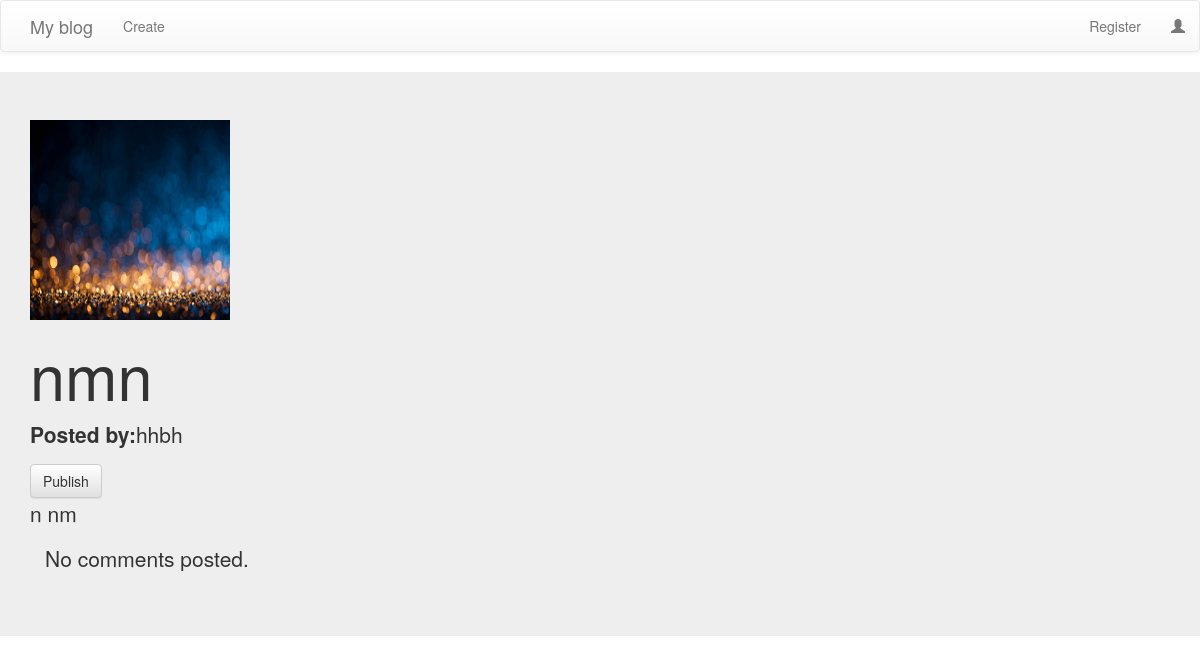
The app's page /blog/detail/12, older data.
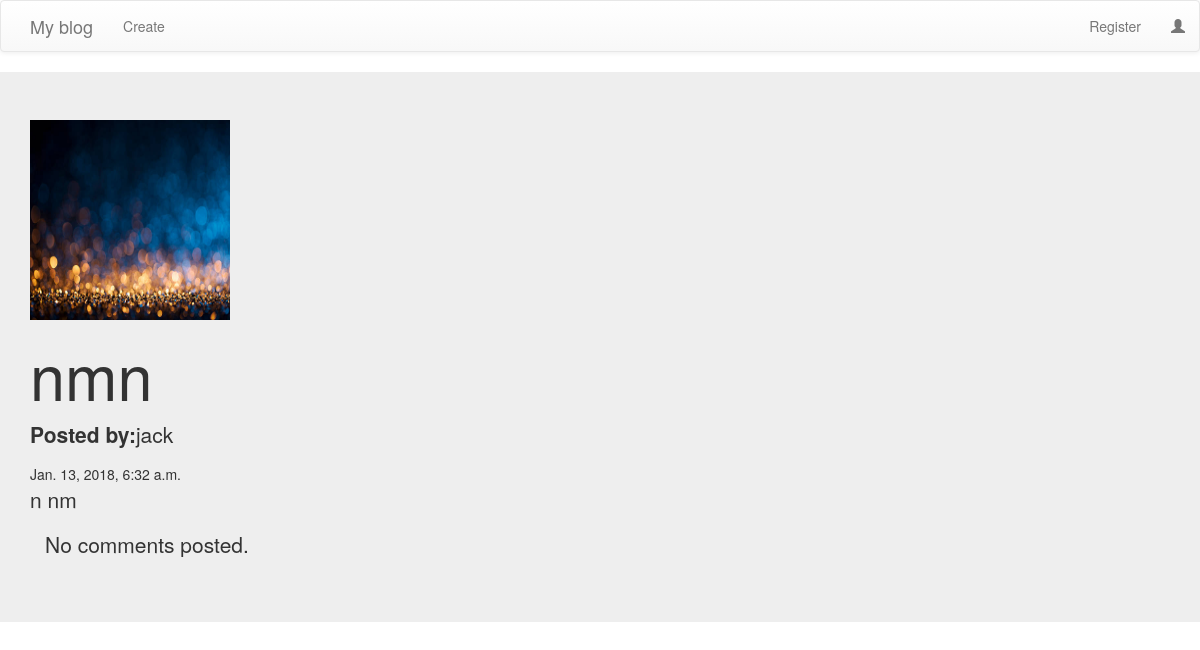
The same page, newer data.
### myblog/models.py (models this page shows, shortened)
class Post(models.Model):
    author = models.CharField(max_length=128)
    title = models.CharField(max_length=256)
    text = models.TextField()
    created_date = models.DateTimeField(default=timezone.now)
    published_date = models.DateTimeField(blank=True, null=True)
    image = models.ImageField(blank=True,default='1.jpg')

### myblog/views.py (the view)
# urls.py: url(r'^detail/(?P<pk>\d+)$',views.PostDetailView.as_view(),name="post_detail"),
class PostDetailView(DetailView):
    model = Post
    template_name = 'myblog/post_detail.html'

### myblog/templates/myblog/post_detail.html
{% extends 'myblog/base_html.html' %}
{% block body_block %}
<div class="jumbotron">
  <div class="container">
    <div class="post">
      <img src="{{ post.image.url }}" alt="una" style="width: 200px; height: 200px;">
    </div>
    <h1 class='posttitle loader'>{{ post.title }}</h1>
    <p><strong>Posted by:</strong>{{ post.author }}</p>
    {% if post.published_date %}
        <div class="date postdate">
            {{ post.published_date }}
        </div>
    {% else %}
        <a class="btn btn-default" href="{% url 'myblog:post_publish' pk=post.pk %}">Publish</a>
    {% endif %}
    <p class='postcontent' >{{ post.text|safe|linebreaksbr }}</p>
    <div class="container">
    {% for comment in post.comments.all %}
    <br>
    {% if user.is_authenticated or comment.approved_comment %}
          {{ comment.created_date }}
      <p>{{ comment.text|safe|linebreaks }}</p>
      <p>Posted by: <strong>{{ comment.author }}</strong></p>
    {% endif %}
    {% empty %}
    <p>No comments posted.</p>
    {% endfor %}
    </div>
  </div>
</div>
{% endblock %}

Row changes from the older to the newer data that the page shows:
changed Post "nmn": author "hhbh" → "jack"; published_date (not shown) → "Jan. 13, 2018, 6:32 a.m."
Text that changed along with them:
text no longer shown: "Publish"
